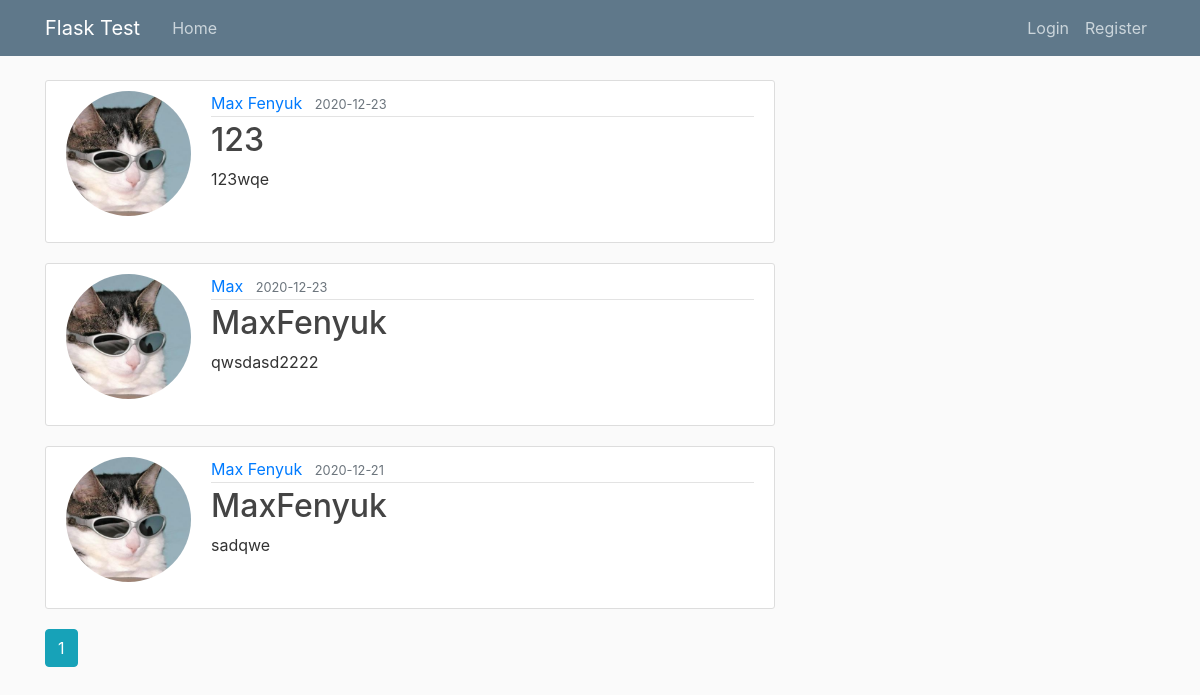
The page /home on the database its author committed.
### flaskblog/models.py (models this page shows, shortened)
class Post(db.Model):
	id = db.Column(db.Integer, primary_key=True)
	title = db.Column(db.String(100), nullable=False)
	date_posted = db.Column(db.DateTime, nullable=False, default=datetime.utcnow)
	content = db.Column(db.Text, nullable=False)
	user_id = db.Column(db.Integer, db.ForeignKey('user.id'), nullable=False)

class User(db.Model, UserMixin):
	id = db.Column(db. Integer, primary_key=True)
	username = db.Column(db.String(20), unique=True, nullable=False)
	email = db.Column(db.String(120), unique=True, nullable=False)
	image_file = db.Column(db.String(20), nullable=False, default='default.png')
	password = db.Column(db.String(60), nullable=False)
	posts = db.relationship( 'Post', backref='author', lazy=True)
	about_me = db.Column(db.String(140))
	last_seen = db.Column(db.DateTime, default=datetime.utcnow)
	admin = db.Column(db.Boolean())
	notes = db.Column(db.UnicodeText)

### flaskblog/routes.py (the view)
@app.route("/")
@app.route("/home")
def home():
	page = request.args.get('page', 1, type=int)
	posts = Post.query.order_by(Post.date_posted.desc()).paginate(page=page, per_page=5)
	return render_template('home.html', posts=posts)

### flaskblog/routes.py (called while the page is built)
@app.before_request
def before_request():
    if current_user.is_authenticated:
        current_user.last_seen = datetime.utcnow()
        db.session.commit()

### flaskblog/templates/home.html
{% extends "layout.html" %}
{% block content %}
    {% for post in posts.items %}
        <article class="media content-section">
          <img class="rounded-circle account-img" src="{{ url_for('static', filename='profile_pics/' + post.author.image_file) }}">
          <div class="media-body">
            <div class="article-metadata">
              <a class="mr-2" href="{{url_for('user', username=post.author.username) }}">{{ post.author.username }}</a>
              <small class="text-muted">{{ post.date_posted.strftime('%Y-%m-%d') }}</small>
            </div>
            <h2><a class="article-title" href="{{ url_for('post', post_id=post.id) }}">{{ post.title }}</a></h2>
            <p class="article-content">{{ post.content }}</p>
          </div>
        </article>
    {% endfor %}
    {% for page_num in posts.iter_pages(left_edge=1, right_edge=1, left_current=1, right_current=2) %}
      {% if page_num %}
        {% if posts.page == page_num %}
          <a class="btn btn-info mb-4" href="{{ url_for('home', page=page_num) }}">{{ page_num }}</a>
        {% else %}
          <a class="btn btn-outline-info mb-4" href="{{ url_for('home', page=page_num) }}">{{ page_num }}</a>
        {% endif %}
      {% else %}
        ...
      {% endif %}
    {% endfor %}
{% endblock content %}

### flaskblog/templates/layout.html (shortened to what this page needs)
<!DOCTYPE html>
<html>
<head>
    <link rel="stylesheet" href="https://maxcdn.bootstrapcdn.com/bootstrap/4.0.0/css/bootstrap.min.css">
    <link rel="stylesheet" type="text/css" href="{{ url_for('static', filename='main.css') }}">
</head>
<body>
    <header class="site-header">
      <nav class="navbar navbar-expand-md navbar-dark bg-steel fixed-top">
        <div class="container">
          <a class="navbar-brand mr-4" href="/">Flask Test</a>
          <div class="collapse navbar-collapse" id="navbarToggle">
            <div class="navbar-nav mr-auto">
              <a class="nav-item nav-link" href="{{ url_for('home') }}">Home</a>
            </div>
            <div class="navbar-nav">
              {% if current_user.is_authenticated %}
                <a class="nav-item nav-link" href="{{ url_for('new_post') }}">New Post</a>
                <a class="nav-item nav-link" href="{{ url_for('account') }}">Account</a>
                <a class="nav-item nav-link" href="{{ url_for('user', username=current_user.username) }}">Profile</a>
                <a class="nav-item nav-link" href="{{ url_for('home_admin') }}">Admin</a>
                <a class="nav-item nav-link" href="{{ url_for('logout') }}">Logout</a>
              {% else %}
                <a class="nav-item nav-link" href="{{ url_for('login') }}">Login</a>
                <a class="nav-item nav-link" href="{{ url_for('register') }}">Register</a>
              {% endif %}
            </div>
          </div>
        </div>
      </nav>
    </header>
    <main role="main" class="container">
      <div class="row">
        <div class="col-md-8">
          {% block content %}{% endblock %}
        </div>
      </div>
    </main>
</body>
</html>

### flaskblog/static/main.css (style rules this page uses)
body { background: #fafafa; color: #333333; margin-top: 5rem; }
h1, h2, h3, h4, h5, h6 { color: #444444; }
.bg-steel { background-color: #5f788a; }
.site-header .navbar-nav .nav-link { color: #cbd5db; }
.content-section { background: #ffffff; padding: 10px 20px; border: 1px solid #dddddd; border-radius: 3px; margin-bottom: 20px; }
.article-title { color: #444444; }
.article-content { white-space: pre-line; }
.article-metadata { padding-bottom: 1px; margin-bottom: 4px; border-bottom: 1px solid #e3e3e3 }
.account-img { height: 125px; width: 125px; margin-right: 20px; margin-bottom: 16px; }

### rows shown on the page
Post: image_file (placeholder picture), author.username "Max Fenyuk", date_posted "2020-12-23", title "123", content "123wqe"
Post: image_file (placeholder picture), author.username "Max", date_posted "2020-12-23", title "MaxFenyuk", content "qwsdasd2222"
Post: image_file (placeholder picture), author.username "Max Fenyuk", date_posted "2020-12-21", title "MaxFenyuk", content "sadqwe"

### other values the page prints
{{ page_num }} "1"
